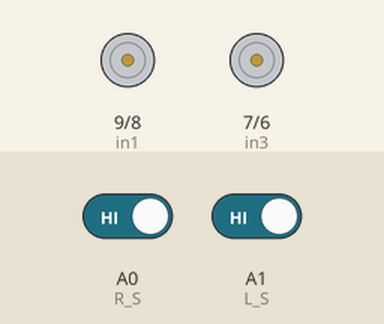
Simulated run of this sketch. Board: Arduino Uno, built with avr-gcc and run on an emulated ATmega328P. Shown: motor-driver pin pairs drawn as motors (green arrow = first pin HIGH = forward, orange = second pin HIGH = backward, longer = more drive, scaled by the enable pin). Inputs (shaded band) come from the test bench; at power-on: A0 (R_S) HIGH, A1 (L_S) HIGH.

Above: at 2.2 s.
2.3 s: A0 (R_S) driven LOW
At 3.0 s:
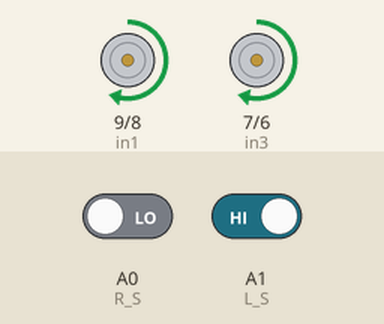
3.8 s: A1 (L_S) driven LOW
At 4.2 s:
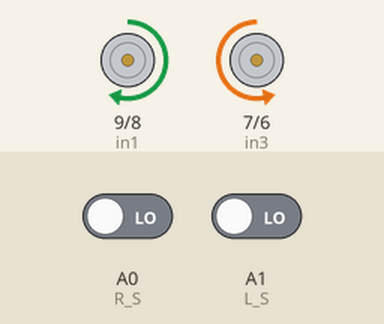
5.3 s: A0 (R_S) driven HIGH
At 6.5 s:
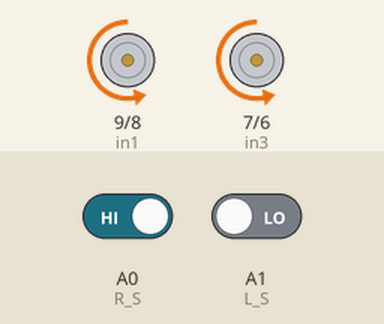
6.8 s: A1 (L_S) driven HIGH
At 7.6 s:
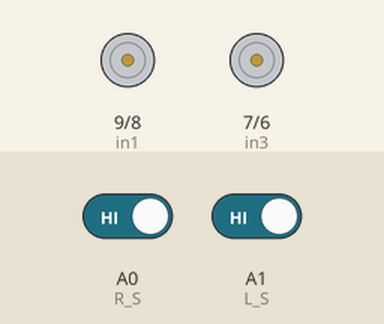
Timing chart, 0 to 9.3 s (numbered marks = the images above; inputs shaded):
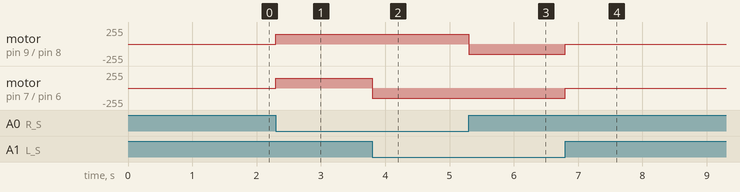

The sketch:

LineFollowingRobotArduino.ino
```cpp
#define enA 10//Enable1 L298 Pin enA
#define in1 9 //Motor1  L298 Pin in1
#define in2 8 //Motor1  L298 Pin in1
#define in3 7 //Motor2  L298 Pin in1
#define in4 6 //Motor2  L298 Pin in1
#define enB 5 //Enable2 L298 Pin enB
#define R_S A0 //ir sensor Right
#define L_S A1 //ir sensor Left

void setup(){ //  setup code here, to run once

pinMode(R_S, INPUT); // declare if sensor as input
pinMode(L_S, INPUT); // declare ir sensor as input

pinMode(enA, OUTPUT); // declare as output for L298 Pin enA
pinMode(in1, OUTPUT); // declare as output for L298 Pin in1
pinMode(in2, OUTPUT); // declare as output for L298 Pin in2
pinMode(in3, OUTPUT); // declare as output for L298 Pin in3
pinMode(in4, OUTPUT); // declare as output for L298 Pin in4
pinMode(enB, OUTPUT); // declare as output for L298 Pin enB

analogWrite(enA, 150); //  Duty Cycle 0 to 255 Enable Pin A for Motor1 Speed
analogWrite(enB, 150); // Duty Cycle 0 to 255 Enable Pin B for Motor2 Speed
delay(1000);
}
void loop() {
  int right = digitalRead(R_S);
  int left  = digitalRead(L_S);

  if (right == 0 && left == 0)      forward();
  else if (right == 1 && left == 0) turnRight();
  else if (right == 0 && left == 1) turnLeft();
  else                              Stop();
}

void forward(){  //forward
digitalWrite(in1, HIGH); //Right Motor forward Pin
digitalWrite(in2, LOW);  //Right Motor backward Pin
digitalWrite(in3, LOW);  //Left Motor backward Pin
digitalWrite(in4, HIGH); //Left Motor forward Pin
}

void turnRight(){ //turnRight
digitalWrite(in1, LOW);  //Right Motor forward Pin
digitalWrite(in2, HIGH); //Right Motor backward Pin
digitalWrite(in3, LOW);  //Left Motor backward Pin
digitalWrite(in4, HIGH); //Left Motor forward Pin
}

void turnLeft(){ //turnLeft
digitalWrite(in1, HIGH); //Right Motor forward Pin
digitalWrite(in2, LOW);  //Right Motor backward Pin
digitalWrite(in3, HIGH); //Left Motor backward Pin
digitalWrite(in4, LOW);  //Left Motor forward Pin
}

void Stop(){ //stop
digitalWrite(in1, LOW); //Right Motor forward Pin
digitalWrite(in2, LOW); //Right Motor backward Pin
digitalWrite(in3, LOW); //Left Motor backward Pin
digitalWrite(in4, LOW); //Left Motor forward Pin
}
```

Measured:
- after the input at 2.3 s, motor on pin 9 (in1) / pin 8 (in2), motor on pin 7 (in3) / pin 6 (in4): stopped → forward 150/255 at once
- after the input at 3.8 s, motor on pin 7 (in3) / pin 6 (in4): forward 150/255 → backward 150/255 at once
- after the input at 5.3 s, motor on pin 9 (in1) / pin 8 (in2): forward 150/255 → backward 150/255 at once
- after the input at 6.8 s, motor on pin 9 (in1) / pin 8 (in2), motor on pin 7 (in3) / pin 6 (in4): backward 150/255 → stopped at once
